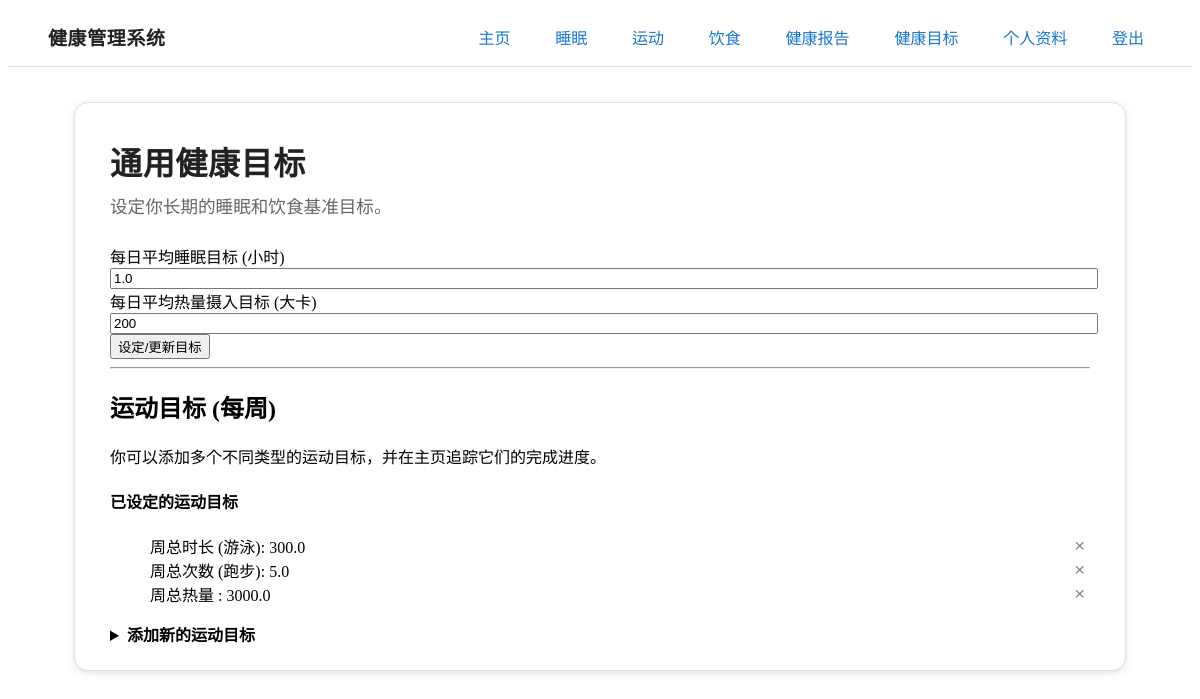
Before: /goals (signed in) with the older database file.
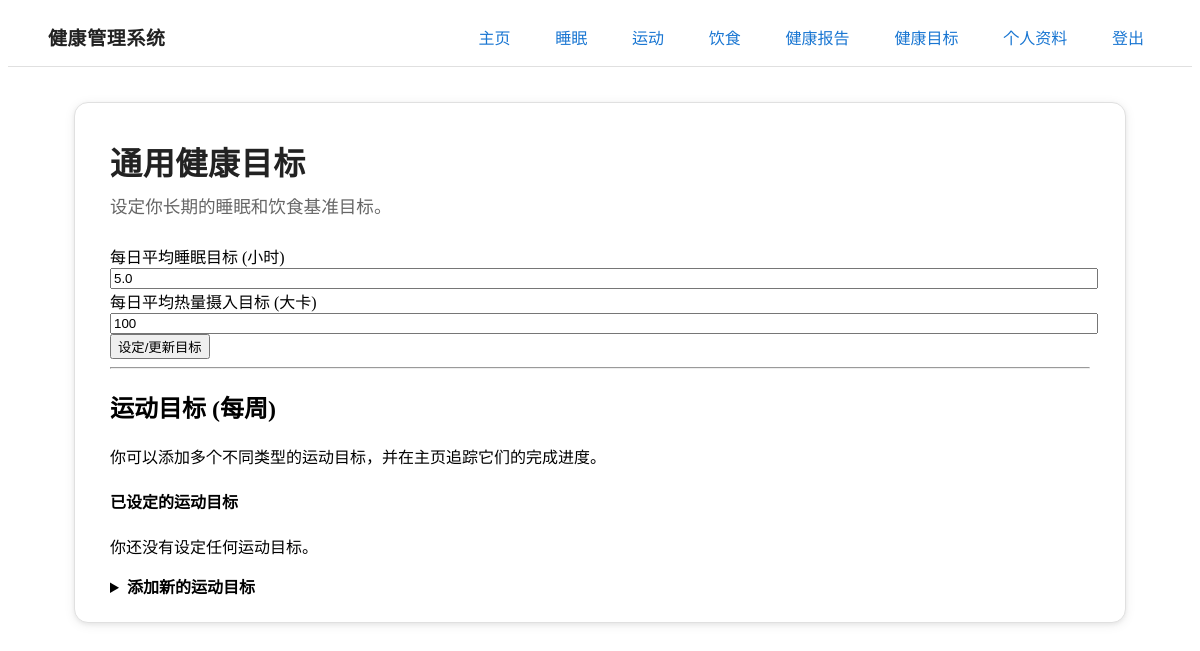
After: the same page with the newer database file.
### app/models.py (models this page shows, shortened)
class Goal(db.Model):
    id = db.Column(db.Integer, primary_key=True)
    target_sleep_hours = db.Column(db.Float, nullable=True)
    target_calorie_intake = db.Column(db.Integer, nullable=True)
    user_id = db.Column(db.Integer, db.ForeignKey('user.id'))

class ExerciseGoal(db.Model):
    id = db.Column(db.Integer, primary_key=True)
    user_id = db.Column(db.Integer, db.ForeignKey('user.id'), nullable=False)
    goal_type = db.Column(db.String(50), nullable=False) # e.g., 'duration', 'frequency', 'distance'
    target_value = db.Column(db.Float, nullable=False)
    exercise_type = db.Column(db.String(50)) # e.g., '跑步' for a frequency goal
    time_period = db.Column(db.String(20), default='weekly') # 'weekly' or 'monthly'
    user = db.relationship('User', backref=db.backref('exercise_goals', lazy='dynamic'))

### app/routes.py (the view, shortened to what this page needs)
@app.route('/goals', methods=['GET', 'POST'])
@login_required
def goals():
    form = GoalForm()
    add_exercise_goal_form = AddExerciseGoalForm()
    if request.method == 'GET':
        if current_user.goal:
            form.target_sleep_hours.data = current_user.goal.target_sleep_hours
            form.target_calorie_intake.data = current_user.goal.target_calorie_intake
    exercise_goals = current_user.exercise_goals.all()
    return render_template('goals.html', title='健康目标', form=form,
                           add_exercise_goal_form=add_exercise_goal_form,
                           exercise_goals=exercise_goals)

### app/forms.py
class GoalForm(FlaskForm):
    target_sleep_hours = FloatField('每日平均睡眠目标 (小时)', validators=[Optional(), NumberRange(min=0, max=24)])
    target_exercise_minutes = IntegerField('每周总运动目标 (分钟)', validators=[Optional(), NumberRange(min=0)])
    target_calorie_intake = IntegerField('每日平均热量摄入目标 (大卡)', validators=[Optional(), NumberRange(min=0)])
    update_general_goals = SubmitField('设定/更新目标')

class AddExerciseGoalForm(FlaskForm):
    goal_type = SelectField('目标类型',
                            choices=[
                                ('duration', '周运动总时长 (分钟)'),
                                ('frequency', '周运动次数'),
                                ('calories', '周消耗总热量 (大卡)'),
                            ],
                            validators=[DataRequired()],
                            id='goal_type_select') # Add id for JS
    target_value = FloatField('目标值', validators=[DataRequired(), NumberRange(min=0)])
    exercise_type = SelectField('特定运动 (时长/次数目标)',
                                choices=[
                                    ('', '任何运动'),
                                    ('跑步', '跑步'),
                                    ('游泳', '游泳'),
                                    ('瑜伽', '瑜伽'),
                                    ('骑行', '骑行')
                                ],
                                validators=[Optional()])
    add_exercise_goal = SubmitField('添加运动目标')

### app/models.py (called while the page is built)
@login.user_loader
def load_user(id):
    return User.query.get(int(id))

### app/templates/goals.html (shortened to what this page needs)
{% extends "base.html" %}
{% block content %}
<article class="main-card">
    <h2 class="main-title">通用健康目标</h2>
    <p class="main-subtitle">设定你长期的睡眠和饮食基准目标。</p>
    <form action="" method="post">
        <div class="grid">
            <div>
                {{ form.target_sleep_hours.label }}<br>
                {{ form.target_sleep_hours(style="width: 100%;") }}
            </div>
            <div>
                {{ form.target_calorie_intake.label }}<br>
                {{ form.target_calorie_intake(style="width: 100%;") }}
            </div>
        </div>
        {{ form.update_general_goals() }}
    </form>
    <hr>
    <h2>运动目标 (每周)</h2>
    <p>你可以添加多个不同类型的运动目标，并在主页追踪它们的完成进度。</p>
    <article>
        <h4>已设定的运动目标</h4>
        {% if exercise_goals %}
            <ul>
            {% for goal in exercise_goals %}
                <li style="display: flex; align-items: center; justify-content: space-between; gap: 0.5rem;">
                    <span>
                        {{ goal.goal_type|replace('duration', '周总时长')|replace('frequency', '周总次数')|replace('calories', '周总热量') }}
                        {% if goal.exercise_type %}({{ goal.exercise_type }}){% endif %}: {{ goal.target_value }}
                    </span>
                    <form action="{{ url_for('delete_exercise_goal', goal_id=goal.id) }}" method="post" style="display: inline; margin: 0;">
                        <button type="submit" title="删除" style="background: none; border: none; color: #888; font-size: 1.2rem; cursor: pointer; padding: 0 0.3rem; line-height: 1;">
                            ×
                        </button>
                    </form>
                </li>
            {% endfor %}
            </ul>
        {% else %}
            <p>你还没有设定任何运动目标。</p>
        {% endif %}
    </article>
    <details>
        <summary style="font-weight: bold;">添加新的运动目标</summary>
    </details>
</article>
{% endblock %}

### app/templates/base.html (shortened to what this page needs)
<!doctype html>
<html>
    <head>
      <link rel="stylesheet" href="https://cdn.jsdelivr.net/npm/@picocss/pico@1/css/pico.min.css">
      <link rel="stylesheet" href="https://cdn.jsdelivr.net/npm/flatpickr/dist/flatpickr.min.css">
    </head>
    <body>
        <nav>
            <ul>
                <li><strong>健康管理系统</strong></li>
            </ul>
            <ul>
                <li><a href="{{ url_for('index') }}">主页</a></li>
                {% if current_user.is_anonymous %}
                <li><a href="{{ url_for('login') }}">登录</a></li>
                <li><a href="{{ url_for('register') }}">注册</a></li>
                {% else %}
                <li><a href="{{ url_for('sleep') }}">睡眠</a></li>
                <li><a href="{{ url_for('exercise') }}">运动</a></li>
                <li><a href="{{ url_for('diet') }}">饮食</a></li>
                <li><a href="{{ url_for('report') }}">健康报告</a></li>
                <li><a href="{{ url_for('goals') }}">健康目标</a></li>
                <li><a href="{{ url_for('profile') }}">个人资料</a></li>
                <li><a href="{{ url_for('logout') }}">登出</a></li>
                {% endif %}
            </ul>
        </nav>
        <main class="container">
            {% block content %}{% endblock %}
        </main>
    </body>
</html>

### app/templates/base.html (style rules this page uses)
.main-card { background: #fff; border-radius: 14px; box-shadow: 0 2px 12px rgba(0,0,0,0.07), 0 1.5px 4px rgba(0,0,0,0.06); border: 1px solid #e0e0e0; padding: 2.2rem 2.2rem 1.5rem 2.2rem; margin: 2.2rem auto; max-width: 980px; }
.main-title { font-size: 2rem; font-weight: 700; margin-bottom: 0.7em; margin-top: 0; color: #222; letter-spacing: 0.02em; }
.main-subtitle { font-size: 1.1rem; color: #666; margin-bottom: 1.5em; margin-top: -0.8em; }
nav { background: #fff; border-bottom: 1px solid #e0e0e0; padding: 0.7rem 2rem; display: flex; align-items: center; justify-content: space-between; }
nav ul { display: flex; align-items: center; gap: 0.7rem; margin: 0; padding: 0; list-style: none; }
nav ul li strong { font-size: 1.18rem; font-weight: 700; padding-left: 0.5rem; padding-right: 1.5rem; color: #222; letter-spacing: 0.04em; }
nav ul:last-child li a, nav ul:last-child li button { display: inline-block; padding: 0.36em 1em; border-radius: 6px; background: none; border: none; color: #1976d2; font-size: 1rem; text-decoration: none; margin-left: 0.1em; transition: background 0.15s, color 0.15s; }

Changed rows visible on the page:
removed ExerciseGoal: goal_type "周总时长", exercise_type "游泳", target_value "300.0"
removed ExerciseGoal: goal_type "周总次数", exercise_type "跑步", target_value "5.0"
removed ExerciseGoal: goal_type "周总热量", target_value "3000.0"
changed Goal: target_sleep_hours "1.0" → "5.0"; target_calorie_intake "200" → "100"
Other visible differences:
text now shown: "你还没有设定任何运动目标。"
